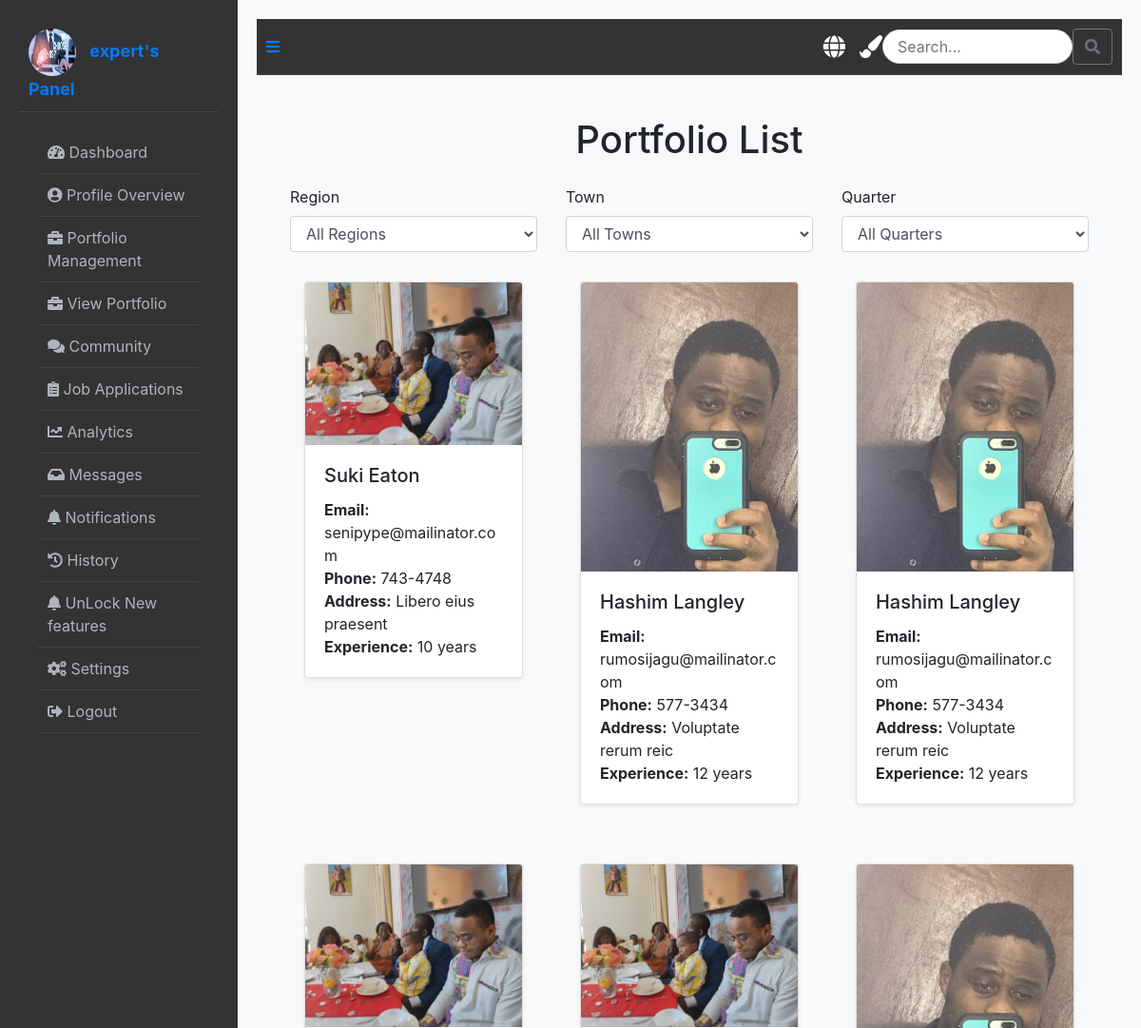
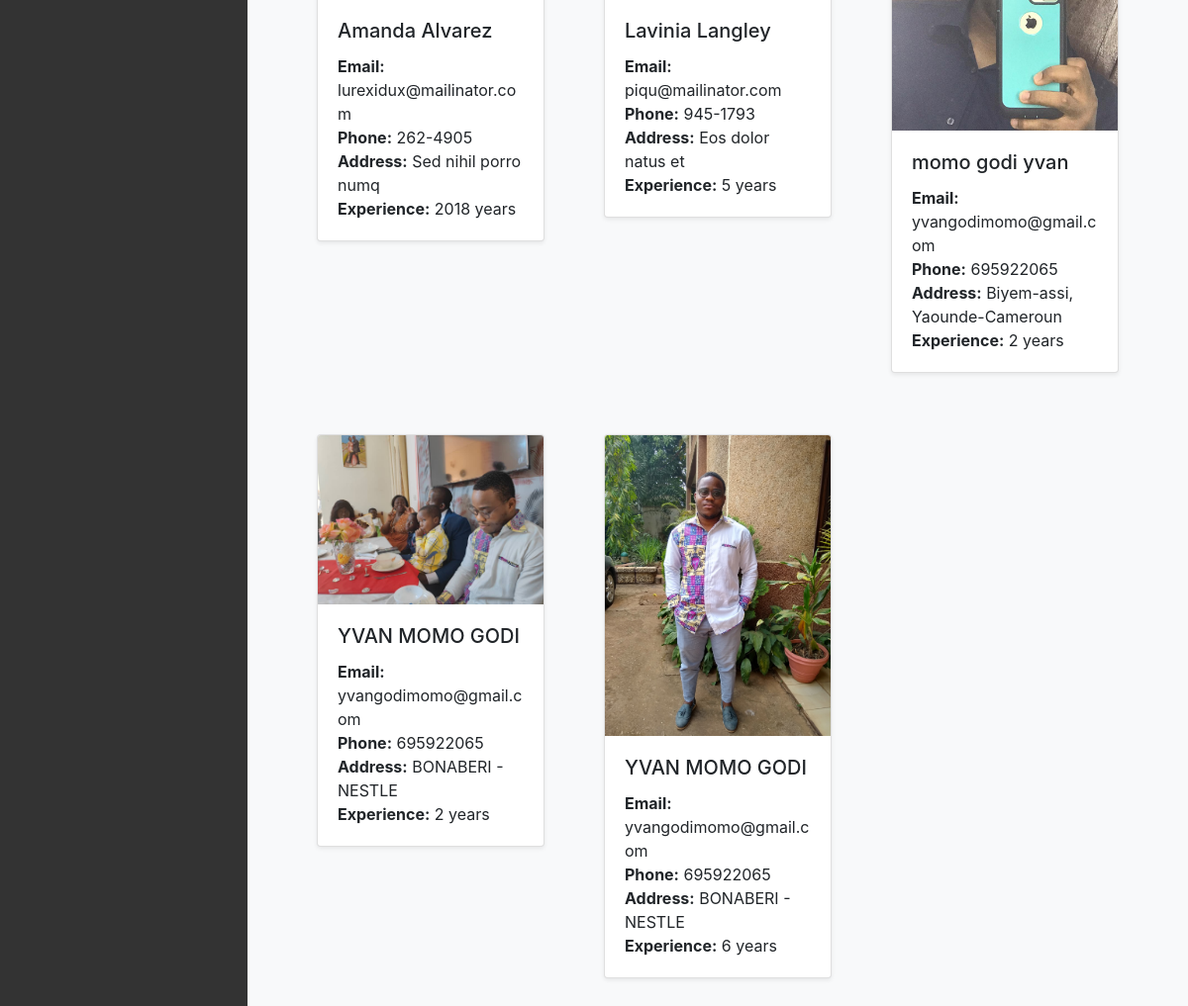
Screenshot of /portfolios/ (signed in) with the database file from the repository (2 pictures, top to bottom).
### job/models.py (models this page shows, shortened)
class CustomUser(AbstractUser):
    ROLE_CHOICES = (
        ('admin', 'Admin'),
        ('expert', 'Expert'),
        ('client', 'Client'),
    )
    role = models.CharField(max_length=30, choices=ROLE_CHOICES, default='client')
    profile_picture = models.ImageField(upload_to='profile_pictures/', blank=True, null=True)
    phone = models.CharField(max_length=15, default='0000000000')  # Provide a default value
    address = models.TextField(null=True, blank=True)  # Temporarily allow null

class Portfolio(models.Model):
    name = models.CharField(max_length=255)
    email = models.EmailField()
    address = models.TextField()
    phone = models.CharField(max_length=15)
    profile_photo = models.ImageField(upload_to='profile_photos/')
    years_of_experience = models.PositiveIntegerField()
    educational_level = models.ForeignKey(EducationalLevel, related_name='portfolios', on_delete=models.CASCADE)
    specification = models.ForeignKey(Specification, related_name='portfolios', on_delete=models.CASCADE)
    domain = models.ForeignKey(Domain, related_name='portfolios', on_delete=models.CASCADE)
    region = models.ForeignKey(Region, related_name='portfolios', on_delete=models.CASCADE)
    town = models.ForeignKey(Town, related_name='portfolios', on_delete=models.CASCADE)
    quarter = models.ForeignKey(Quarter, related_name='portfolios', on_delete=models.CASCADE)
    age = models.IntegerField(default='20')
    created_at = models.DateTimeField(default="2023-01-01 00:00:00", blank=True)  # Default to a specific date
    payment_status = models.CharField(max_length=20, default='not paid')  # New field for payment status
    location = models.CharField(max_length=255, blank=True)  # New location field

### job/views.py (the view)
# urls.py: path('portfolios/', portfolio_list_view, name='portfolio_list'),
def portfolio_list_view(request):
    selected_region = request.GET.get('region')
    selected_town = request.GET.get('town')
    selected_quarter = request.GET.get('quarter')
    portfolios = Portfolio.objects.all()
    if selected_region:
        selected_region = int(selected_region)  # Convert to integer
        portfolios = portfolios.filter(region_id=selected_region)
    if selected_town:
        selected_town = int(selected_town)  # Convert to integer
        portfolios = portfolios.filter(town_id=selected_town)
    if selected_quarter:
        selected_quarter = int(selected_quarter)  # Convert to integer
        portfolios = portfolios.filter(quarter_id=selected_quarter)
    regions = Region.objects.all()
    towns = Town.objects.all()
    quarters = Quarter.objects.all()
    context = {
        'portfolios': portfolios,
        'regions': regions,
        'towns': towns,
        'quarters': quarters,
        'selected_region': selected_region,
        'selected_town': selected_town,
        'selected_quarter': selected_quarter,
    }
    return render(request, 'panel/expert/view_portfoloi/portfolio_list.html', context)

### job/templates/panel/expert/view_portfoloi/portfolio_list.html (shortened to what this page needs)
{% extends 'panel/base/base_expert.html' %}
{% load static %}
{% block content %}
<div class="container">
    <h1 class="text-center my-4">Portfolio List</h1>
    <form method="get" class="filter-section row g-3">
        <div class="col-md-4">
            <label for="region">Region</label>
            <select name="region" id="region" class="form-control" onchange="this.form.submit()">
                <option value="">All Regions</option>
            </select>
        </div>
        <div class="col-md-4">
            <label for="town">Town</label>
            <select name="town" id="town" class="form-control" onchange="this.form.submit()">
                <option value="">All Towns</option>
            </select>
        </div>
        <div class="col-md-4">
            <label for="quarter">Quarter</label>
            <select name="quarter" id="quarter" class="form-control" onchange="this.form.submit()">
                <option value="">All Quarters</option>
            </select>
        </div>
    </form>
    <div class="row">
        {% for portfolio in portfolios %}
            <div class="col-md-4 my-3">
                <div class="card portfolio-card shadow-sm">
                    <img src="{{ portfolio.profile_photo.url }}" class="card-img-top" alt="{{ portfolio.name }}">
                    <div class="card-body">
                        <h5 class="card-title">{{ portfolio.name }}</h5>
                        <p class="card-text">
                            <strong>Email:</strong> {{ portfolio.email }}<br>
                            <strong>Phone:</strong> {{ portfolio.phone }}<br>
                            <strong>Address:</strong> {{ portfolio.address }}<br>
                            <strong>Experience:</strong> {{ portfolio.years_of_experience }} years
                        </p>
                    </div>
                </div>
            </div>
        {% endfor %}
    </div>
</div>
{% endblock %}

### job/templates/panel/base/base_expert.html (shortened to what this page needs)
{% load static %}
<!DOCTYPE html>
<html lang="en">
<head>
    <link rel="stylesheet" href="https://stackpath.bootstrapcdn.com/bootstrap/4.5.2/css/bootstrap.min.css">
    <link rel="stylesheet" href="https://cdnjs.cloudflare.com/ajax/libs/font-awesome/5.15.3/css/all.min.css">
    <link rel="stylesheet" href="{% static 'css/momo2.css' %}">
</head>
<body>
    <div class="dashboard">
        <div class="dashboard-nav">
            <header>
                <a href="{% url 'expert_panel' %}" class="brand-logo animate__animated animate__fadeInLeft">
                    {% if user.profile_picture %}
                        <img src="{{ user.profile_picture.url }}" alt="{{ user.username }}'s profile picture" class="profile-pic" />
                    {% else %}
                        <img src="{% static 'image/why.jpeg' %}" alt="Default Avatar" class="profile-pic" />
                    {% endif %}
                    <span>{{ user.username }}'s Panel</span>
                </a>
            </header>
            <nav class="dashboard-nav-list">
                <a href="{% url 'expert_panel' %}" class="dashboard-nav-item"><i class="fas fa-tachometer-alt"></i> Dashboard</a>
                <a href="{% url 'profile_overview' %}" class="dashboard-nav-item"><i class="fas fa-user-circle"></i> Profile Overview</a>
                <a href="{% url 'create_portfolio' %}" class="dashboard-nav-item"><i class="fas fa-briefcase"></i> Portfolio Management</a>
                <a href="{% url 'portfolio_list' %}" class="dashboard-nav-item"><i class="fas fa-briefcase"></i> View Portfolio</a>
                <a href="{% url 'community_page' %}" class="dashboard-nav-item"><i class="fas fa-comments"></i> Community</a>
                <a href="{% url 'job_applications' %}" class="dashboard-nav-item"><i class="fas fa-clipboard-list"></i> Job Applications</a>
                <a href="{% url 'analytics_view' %}" class="dashboard-nav-item"><i class="fas fa-chart-line"></i> Analytics</a>
                <a href="#" class="dashboard-nav-item"><i class="fas fa-inbox"></i> Messages</a>
                <a href="#" class="dashboard-nav-item"><i class="fas fa-bell"></i> Notifications</a>
                <a href="#" class="dashboard-nav-item"><i class="fas fa-history"></i> History</a>
                <a href="#" class="dashboard-nav-item"><i class="fas fa-bell"></i> UnLock New features</a>
                <a href="{% url 'security_settings' %}" class="dashboard-nav-item"><i class="fas fa-cogs"></i> Settings</a>
                <a href="{% url 'logout' %}" class="dashboard-nav-item"><i class="fas fa-sign-out-alt"></i> Logout</a>
            </nav>
        </div>
        <main class="dashboard-app">
            <header class="dashboard-toolbar">
                <a href="#!" class="menu-toggle"><i class="fas fa-bars"></i></a>
                <div class="header-icons">
                    <i class="fas fa-globe icon" title="Change Language" onclick="toggleLanguage()"></i>
                    <i class="fas fa-paint-brush icon" title="Change Theme" onclick="toggleTheme()"></i>
                    <div class="search-bar">
                        <input type="text" placeholder="Search..." aria-label="Search" />
                        <button class="btn btn-outline-secondary" type="button"><i class="fas fa-search"></i></button>
                    </div>
                </div>
            </header>
            <div class="dashboard-content">
                {% block content %}{% endblock %}
            </div>
        </main>
    </div>
</body>
</html>

### job/static/css/momo2.css (style rules this page uses)
.dashboard { display: flex; flex-direction: row; height: 100vh; overflow: hidden; }
.dashboard-nav { background-color: #333; color: #fff; width: 250px; padding: 20px; position: relative; transition: all 0.3s ease; }
.dashboard-nav header { display: flex; align-items: center; justify-content: space-between; padding: 10px; border-bottom: 1px solid #444; }
.dashboard-nav header .brand-logo { font-size: 18px; font-weight: bold; margin-right: 10px; }
.dashboard-nav-list { padding: 20px; list-style: none; }
.dashboard-nav-item { display: block; padding: 10px; border-bottom: 1px solid #444; color: #adb5bd; text-decoration: none; transition: background-color 0.2s; cursor: pointer; }
.dashboard-app { flex: 1; padding: 20px; overflow-y: auto; background-color: #f8f9fa; }
.dashboard-toolbar { background-color: #333; color: #fff; padding: 10px; display: flex; align-items: center; justify-content: space-between; border-bottom: 1px solid #444; }
.dashboard-toolbar .menu-toggle { cursor: pointer; }
.dashboard-content { padding: 20px; }
.dashboard-content h1 { margin-bottom: 20px; }
.form-control, .form-control-file { display: block; width: 100%; padding: 0.375rem 0.75rem; font-size: 1rem; line-height: 1.5; color: #495057; background-color: #fff; border: 1px solid #ced4da; border-radius: 0.25rem; transition: border-color 0.15s ease-in-out, box-shadow 0.15s ease-in-out; }
.card { margin: 15px; flex: 1 0 200px; max-width: 300px; }

### job/templates/panel/base/base_expert.html (style rules this page uses)
.profile-pic { width: 50px; height: 50px; border-radius: 50%; margin-right: 10px; }
.header-icons { display: flex; align-items: center; }
.header-icons .icon { margin-left: 15px; cursor: pointer; font-size: 1.5rem; }
.search-bar { margin-left: auto; display: flex; align-items: center; }
.search-bar input { border-radius: 20px; border: 1px solid #ced4da; padding: 5px 15px; width: 200px; }

### rows the page displays
CustomUser: username "expert"
Portfolio: profile_photo (picture), name "Suki Eaton", email "senipype@mailinator.com", phone "743-4748", address "Libero eius praesent", years_of_experience "10"
Portfolio: profile_photo (picture), name "Hashim Langley", email "rumosijagu@mailinator.com", phone "577-3434", address "Voluptate rerum reic", years_of_experience "12"
Portfolio: profile_photo (picture), name "Hashim Langley", email "rumosijagu@mailinator.com", phone "577-3434", address "Voluptate rerum reic", years_of_experience "12"
Portfolio: profile_photo (picture), name "Amanda Alvarez", email "lurexidux@mailinator.com", phone "262-4905", address "Sed nihil porro numq", years_of_experience "2018"
Portfolio: profile_photo (picture), name "Lavinia Langley", email "piqu@mailinator.com", phone "945-1793", address "Eos dolor natus et", years_of_experience "5"
Portfolio: profile_photo (picture), name "momo godi yvan", email "yvangodimomo@gmail.com", phone "695922065", address "Biyem-assi, Yaounde-Cameroun", years_of_experience "2"
Portfolio: profile_photo (picture), name "YVAN MOMO GODI", email "yvangodimomo@gmail.com", phone "695922065", address "BONABERI - NESTLE", years_of_experience "2"
Portfolio: profile_photo (picture), name "YVAN MOMO GODI", email "yvangodimomo@gmail.com", phone "695922065", address "BONABERI - NESTLE", years_of_experience "6"
